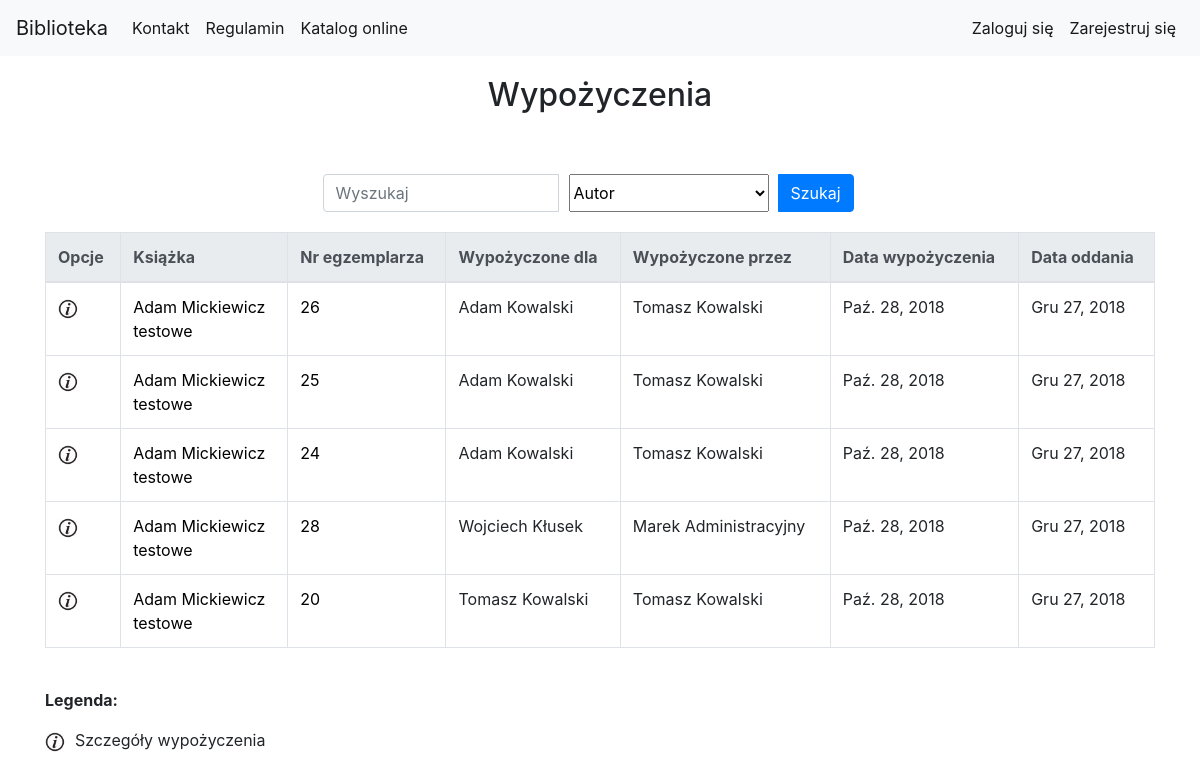
/library/borrow_list/, run on an earlier commit of the app's database.
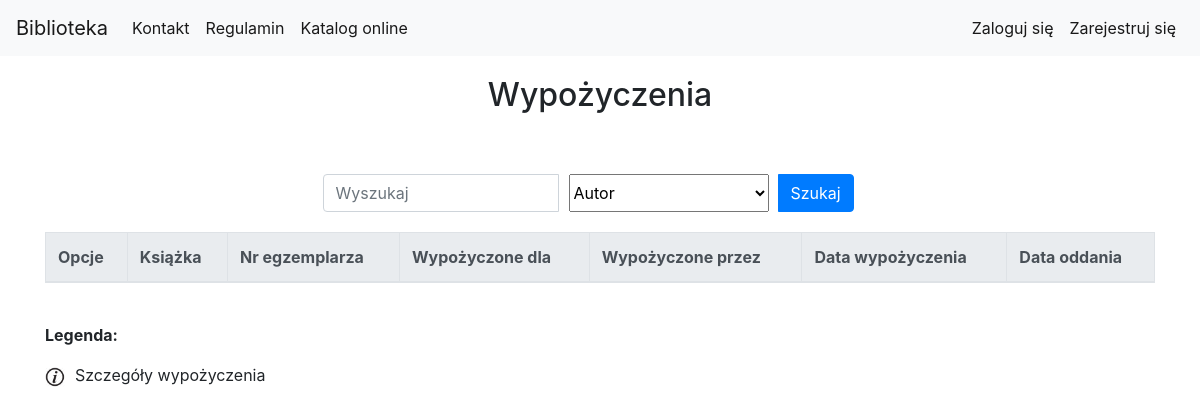
And on a later commit of the database.
### library_app/models.py (models this page shows, shortened)
class Borrow(models.Model):
    user = models.ForeignKey(User)
    borrow_librarian = models.ForeignKey(User, related_name="borrow_librarian")
    receive_librarian = models.ForeignKey(User, related_name="receive_librarian", null=True, blank=True)
    book_copy_id = models.ForeignKey(BookCopy, related_name="borrow_bookcopy")
    borrow_date = models.DateField(auto_now=True)
    receive_date = models.DateField(default=datetime.now()+timedelta(days=60))

class Author(models.Model):
    first_name = models.CharField(max_length=200)
    last_name = models.CharField(max_length=200)
    country = models.CharField(max_length=200)
    biography = models.TextField(default='', blank=True, null=True)
    birth_place = models.CharField(max_length=200, default='', blank=True, null=True)
    image_url = models.URLField(default='', blank=True, null=True)
    years_of_life = models.CharField(max_length=10, default='', blank=True, null=True)

class BookCopy(models.Model):
    book = models.ForeignKey(Book, related_name="bookcopies") #teraz w templatce mozemy z poziomu klasy book odnosic sie do obiektow bookcopy, np {{book.bookcopies.count}} da liczbe kopii ksiazek ktore maja w polu book id danej ksiazki
    is_borrowed = models.BooleanField(default=False)

class Book(models.Model):
    authors = models.ManyToManyField(Author, related_name='book_authors')
    category = models.ForeignKey(Category, related_name='book_categories')
    publishing_house = models.ForeignKey(PublishingHouse, related_name='publishing_houses')
    isbn = models.CharField(max_length=30, unique=True)
    title = models.CharField(max_length=200)
    description = models.TextField(blank=True, default='')
    publish_date = models.DateField(default=datetime.now, blank=True)
    edition = models.PositiveIntegerField(default=1)
    image_url = models.URLField(default='', blank=True, null=True)
    add_date = models.DateTimeField(auto_now=True)
    slug = models.SlugField(allow_unicode=True, unique=True)

### library_app/views.py (the view)
class BorrowListView(LoginRequiredMixin, SuperuserRequiredMixin, generic.ListView):
    login_url = reverse_lazy('no_permission')
    model = models.Borrow
    context_object_name = "borrow_list" #human-understandable name of variable to access from templates
    paginate_by = 10
    def get_queryset(self):
        search_query = self.request.GET.get("search_query")
        search_type = self.request.GET.get("search_type")
        if search_query is not None:
            if search_type == "title":
                return models.Borrow.objects.all().filter(book_copy_id__book__title__icontains=search_query)
            elif search_type == "author":
                authors_result = models.Borrow.objects.all().filter(book_copy_id__book__authors__first_name__icontains=search_query) | models.Borrow.objects.all().filter(book_copy_id__book__authors__last_name__icontains=search_query)
                return authors_result
            elif search_type == "bookcopy_nr":
                return models.Borrow.objects.all().filter(book_copy_id__id__icontains=search_query)
            elif search_type == "borrow_by_user":
                borrow_by_result = models.Borrow.objects.all().filter(user__first_name__contains=search_query) | models.Borrow.objects.all().filter(user__last_name__contains=search_query)
                return borrow_by_result
            elif search_type == "borrow_by_librarian":
                borrow_by_result = models.Borrow.objects.all().filter(borrow_librarian__first_name__contains=search_query) | models.Borrow.objects.all().filter(borrow_librarian__last_name__contains=search_query)
                return borrow_by_result
        else:
            return models.Borrow.objects.all()

### library_app/templates/library_app/borrow_list.html (shortened to what this page needs)
{% extends "base.html" %}
{% load static %}
{% block body_block %}
<div class="container">
    <div class="page-title">
        <h2>Wypożyczenia</h2>
    </div>
            <div class="search-bar">
                <form class="form-inline" action="{% url 'library_app:borrow_list' %}" method="GET">
                    <div class="input-group">
                        <input type="search" class="form-control" name="search_query" placeholder="Wyszukaj">
                        <select class="search-select" name="search_type">
                            <option value="author" selected>Autor</option>
                        </select>
                        <div class="input-group-append search-button">
                            <button class="btn btn-primary" type="submit">Szukaj</button>
                        </div>
                    </div>
                </form>
            </div>
    <table class="table table-bordered table-hover">
        <thead class="thead-light">
            <tr>
                <th scope="col">Opcje</th>
                <th scope="col">Książka</th>
                <th scope="col">Nr egzemplarza</th>
                <th scope="col">Wypożyczone dla</th>
                <th scope="col">Wypożyczone przez</th>
                <th scope="col">Data wypożyczenia</th>
                <th scope="col">Data oddania</th>
            </tr>
        </thead>
        <tbody>
            {% for borrow in borrow_list %}
            <tr>
                <td>
                    <a href="{% url 'library_app:borrow_detail' pk=borrow.pk %}"><img src="{% static 'website_icons/info_ico.png' %}" alt="Szczegóły" width="20" height="20"></a>
                </td>
                <td>
                    {% for author in borrow.book_copy_id.book.authors.all %}
                        <a href="{% url 'library_app:author_detail' pk=author.pk %}">{{author.first_name}} {{author.last_name}}</a>
                        <br>
                    {% endfor %}
                    <a href="{% url 'library_app:book_detail' pk=borrow.book_copy_id.book.pk %}">{{borrow.book_copy_id.book.title}}</a>
                </td>
                <td><a href="{% url 'library_app:bookcopy_detail' pk=borrow.book_copy_id.pk %}">{{borrow.book_copy_id.id}}</a></td>
                <td>{{borrow.user.get_full_name}}</td>
                <td>{{borrow.borrow_librarian.get_full_name}}</td>
                <td>{{borrow.borrow_date}}</td>
                <td>{{borrow.receive_date}}</td>
            </tr>
            {% endfor %}
        </tbody>
    </table>
        <div class="table-legend">
        <p><b>Legenda:</b></p>
        <p><img src="{% static 'website_icons/info_ico.png' %}" alt="Szczegóły" width="20" height="20">Szczegóły wypożyczenia</p>
    </div>
</div>
{% endblock %}

### templates/base.html (shortened to what this page needs)
<!DOCTYPE html>
{% load static %}
<html lang="pl">
<head>
    <link rel="stylesheet" href="{% static '/bootstrap/css/bootstrap.min.css' %}">
    <link rel="stylesheet" href="{% static 'css/style.css' %}">
</head>
<body>
    <nav class="navbar navbar-expand-lg navbar-light bg-light">
        <a class="navbar-brand" href="{% url 'index' %}">Biblioteka</a>
        <div class="collapse navbar-collapse" id="navbarNavDropdown">
            <ul class="navbar-nav">
                <li class="nav-item active">
                    <a class="nav-link" href="{% url 'contact' %}">Kontakt</a>
                </li>
                <li class="nav-item active">
                    <a class="nav-link" href="{% url 'regulations' %}">Regulamin</a>
                </li>
                <li class="nav-item active">
                    <a class="nav-link" href="{% url 'library_app:book_list' %}">Katalog online</a>
                </li>
            </ul>
            <ul class="nav navbar-nav ml-auto">
                {% if user.is_authenticated and user.is_superuser %}
                    <li class="nav-item dropdown active">
                        <a class="nav-link dropdown-toggle" href="#" id="BorrowBook" data-toggle="dropdown" aria-haspopup="true"
                            aria-expanded="false">
                            Wypożyczanie
                        </a>
                        <div class="dropdown-menu" aria-labelledby="BorrowBook">
                            <a class="dropdown-item" href="{% url 'library_app:borrow_create' %}">Wypożycz egzemplarz książki</a>
                            <div class="dropdown-divider"></div>
                            <a class="dropdown-item" href="{% url 'library_app:bookcopy_list' %}">Lista egzemplarzy</a>
                            <a class="dropdown-item" href="{% url 'library_app:borrow_list' %}">Lista wypożyczeń</a>
                            <a class="dropdown-item" href="{% url 'library_app:borrow_list' %}">Historia wypożyczeń @TODO</a>
                        </div>
                    </li>
                    <li class="nav-item dropdown active">
                        <a class="nav-link dropdown-toggle" href="#" id="ManageLibrary" data-toggle="dropdown" aria-haspopup="true"
                            aria-expanded="false">
                            Zarządzaj biblioteką
                        </a>
                        <div class="dropdown-menu" aria-labelledby="ManageLibrary">
                            <a class="dropdown-item" href="{% url 'library_app:book_create' %}">Dodaj książkę</a>
                            <a class="dropdown-item" href="{% url 'library_app:bookcopy_create' %}">Dodaj egzemplarz książki</a>
                            <div class="dropdown-divider"></div>
                            <a class="dropdown-item" href="{% url 'library_app:author_create' %}">Dodaj autora</a>
                            <a class="dropdown-item" href="{% url 'library_app:publishinghouse_create' %}">Dodaj wydawnictwo</a>
                            <a class="dropdown-item" href="{% url 'library_app:category_create' %}">Dodaj kategorię</a>
                        </div>
                    </li>
                    <li class="nav-item active">
                        <a class="nav-link">Bibliotekarz {{user.first_name}} {{user.last_name}}</a>
                    </li>
                    <li class="nav-item active">
                        <a class="nav-link" href="{% url 'accounts:logout' %}">Wyloguj</a>
                    </li>
                {% else %}
                    <li class="nav-item active">
                        <a class="nav-link" href="{% url 'accounts:login' %}">Zaloguj się</a>
                    </li>
                    <li class="nav-item active">
                        <a class="nav-link" href="{% url 'accounts:signup' %}">Zarejestruj się</a>
                    </li>
                {% endif %}
            </ul>
        </div>
    </nav>
         {% block body_block %}{% endblock %}
</body>
</html>

### static/css/style.css (style rules this page uses)
.page-title { margin-top: 20px; margin-bottom: 20px; text-align: center; }
ul { list-style: none; }
a { text-decoration: none; color: black; }
.table-legend { margin-bottom: 100px; }
.table-legend img { margin-right: 10px; }
.search-bar { padding-top: 40px; padding-bottom: 20px; margin: 0 auto; width: 50%; }
.search-button { width: 100px; }
.search-select { width: 200px; margin-right: 10px; margin-left: 10px; }

What changed in the data, as far as the page shows it:
removed Borrow: book_copy_id.book "testowe", book_copy_id.id "26", user.get_full_name "Adam Kowalski", borrow_librarian.get_full_name "Tomasz Kowalski", borrow_date "Paź. 28, 2018", receive_date "Gru 27, 2018"
removed Author: first_name "Adam", last_name "Mickiewicz"
removed Borrow: book_copy_id.book "testowe", book_copy_id.id "25", user.get_full_name "Adam Kowalski", borrow_librarian.get_full_name "Tomasz Kowalski", borrow_date "Paź. 28, 2018", receive_date "Gru 27, 2018"
removed Borrow: book_copy_id.book "testowe", book_copy_id.id "24", user.get_full_name "Adam Kowalski", borrow_librarian.get_full_name "Tomasz Kowalski", borrow_date "Paź. 28, 2018", receive_date "Gru 27, 2018"
removed Borrow: book_copy_id.book "testowe", book_copy_id.id "28", user.get_full_name "Wojciech Kłusek", borrow_librarian.get_full_name "Marek Administracyjny", borrow_date "Paź. 28, 2018", receive_date "Gru 27, 2018"
removed Borrow: book_copy_id.book "testowe", book_copy_id.id "20", user.get_full_name "Tomasz Kowalski", borrow_librarian.get_full_name "Tomasz Kowalski", borrow_date "Paź. 28, 2018", receive_date "Gru 27, 2018"
